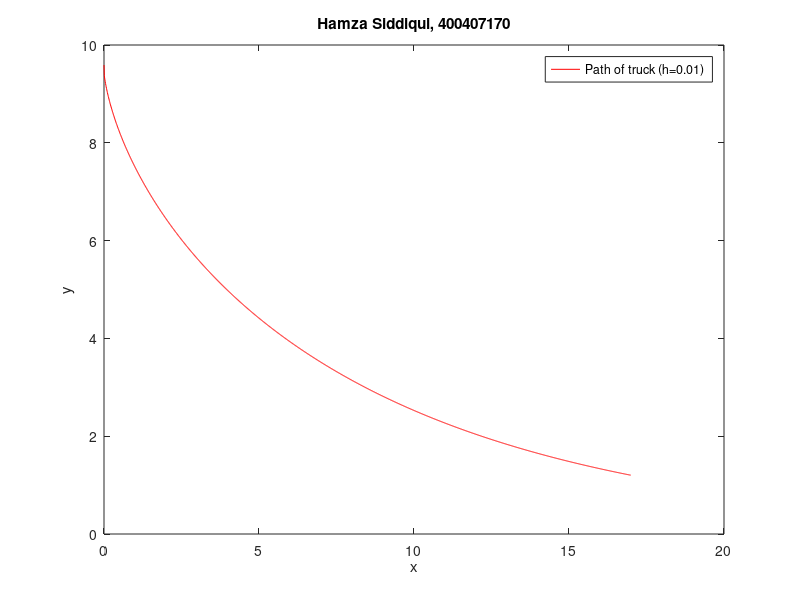

Here is the MATLAB script that generated this plot:
%Question 4
h = 0.01; % step size
X = 16.99; % x values from 0 to 17
N = round(X/h); 

x = zeros(1,N+1);
y = zeros(1,N+1);
x(1) = 0; y(1) = 9.59; % initial values

for n = 1:N 
  x(n+1) = x(n) + h; % increments
  y(n+1) = y(n) + h*(-y(n)./sqrt(9.6^2-y(n)^2));
end

plot(x,y,'r'); % plotting
title('Hamza Siddiqui, 400407170'); % figure's title,
legend('Path of truck (h=0.01)',...
       'Location','NorthEast'); % legend
xlabel('x'); ylabel('y'); % and axis label